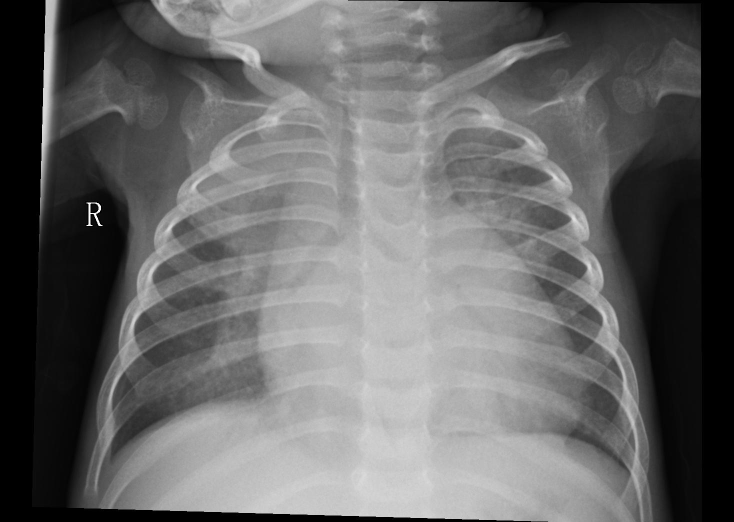
#> input picture chest_xray/chest_xray/train/PNEUMONIA/person1040_bacteria_2974.jpeg, 1467 x 1044 px, found by its file name (shown at 1/2 size); the run also reads 1 picture not shown here
$ jupyter execute --allow-errors 'Lucy EDA Notebook.ipynb'   (shell and % lines are left out)   (older library calls are emulated)
#> lines starting #> are read from the running program, lines starting #| are printed output that depends on the picture
# PNEUMONIA DETECTION USING CHEST X-RAY IMAGES

## Problem Statement

Pneumonia is a respiratory disease that causes inflammation in one or both lungs, resulting in symptoms such as cough, fever, and difficulty breathing. Early detection of pneumonia is essential for effective treatment and improved patient outcomes. It accounts for more than 15% of deaths in children under the age of five years. Therefore, early diagnosis and management can play a pivotal role in preventing the disease from becoming fatal.

In acute respiratory diseases, human lungs are made up of small sacs called alveoli, which are normally in the air in healthy individuals. However, in pneumonia, these alveoli get filled with fluid or "pus." One of the major steps in phenomena detection and treatment is obtaining the chest X-ray (CXR). Physicians use this X-ray image to diagnose or monitor treatment for pneumonia conditions. This type of chest X-ray is also used in the diagnosis of diseases like emphysema, lung cancer, line and tube placement, and tuberculosis.

Moreover, there is significant variability in the way chest X-ray images are acquired and processed, which can impact the quality and consistency of the images. This variability can make it challenging to develop robust algorithms that can accurately identify pneumonia in all types of images. Hence, there is a need to develop robust, data-driven algorithms that are trained on large, high-quality datasets and validated using a range of imaging techniques and expert radiological analysis.

## Main Objectives
1.	Research, design, and implement advanced algorithms for the accurate detection of pneumonia in chest X-ray images.
2.	Construct a robust binary classifier capable of distinguishing between normal and pneumonia cases in chest X-ray images.
3.	Integrate the developed pneumonia detection algorithms into an automated diagnostic tool for chest X-ray images.
4.	Improve the efficiency and precision of pneumonia diagnosis by deploying the automated diagnostic tool.

## Specific Objective
The goal of this project is to develop an automated system for detecting and classifying pneumonia in medical images.
Design and implement a robust deep learning algorithm, for detecting and classifying pneumonia in chest X-ray images.

## Data Understanding

The dataset, sourced from Kaggle and accessible at https://www.kaggle.com/datasets/paultimothymooney/chest-xray-pneumonia/data , is organized into three main folders: train, test, and val. Each folder includes subfolders representing two distinct image categories: Pneumonia and Normal. The dataset comprises a total of 5,856 chest X-ray images in JPEG format. These images, employing the anterior-posterior technique, originate from retrospective cohorts of pediatric patients aged one to five years at the Guangzhou Women and Children’s Medical Center in Guangzhou, China. The inclusion of these chest X-ray images in the dataset was part of routine clinical care for pediatric patients.

Ensuring dataset quality, an initial screening process eliminated low-quality or unreadable scans to minimize errors. Two expert physicians then meticulously graded the diagnoses associated with the images, deeming them suitable for training the AI system only after this rigorous evaluation. To further mitigate potential grading errors, an additional layer of scrutiny was applied to the evaluation set. This involved examination by a third expert, providing an extra level of assurance to the accuracy of the diagnoses. This comprehensive approach to quality control and grading establishes a robust foundation for the analysis of chest X-ray images, enhancing the reliability of the AI system trained on this dataset.

### Importing libraries

[cell 1]
# Import libraries
import os
from os import listdir, makedirs, getcwd, remove
from os.path import isfile, join, abspath, exists, isdir, expanduser
import opendatasets as od

import warnings
warnings.filterwarnings('ignore', category=FutureWarning)
import random
from pathlib import Path #to be able to use functions using path
from collections import Counter

# Data science tools
import pandas as pd # data processing
import numpy as np # linear algebra

# Tensorflow for GPU
import tensorflow as tf
from tensorflow.compat.v1 import Session, ConfigProto, set_random_seed
from tensorflow.python.client import device_lib

# Keras library for Modeling
import keras
from keras.models import Sequential, Model
from keras.applications.vgg16 import VGG16, preprocess_input
from keras.layers import Conv2D, MaxPool2D, MaxPooling2D, Dense, Flatten, Dropout, BatchNormalization
from keras.preprocessing.image import ImageDataGenerator, load_img, img_to_array
from keras.callbacks import ReduceLROnPlateau
from keras.applications.inception_v3 import InceptionV3
from tensorflow.keras.constraints import max_norm
#import tensorflow.contrib.keras as keras
from keras import backend as K

# OpenCV
import cv2

# Resize images
from skimage.io import imread
from skimage.transform import resize

# Scikit-learn library
from sklearn.metrics import classification_report, confusion_matrix
from sklearn.preprocessing import LabelEncoder

# Visualizations
from PIL import Image
import imgaug as aug
import imgaug.augmenters as iaa
import matplotlib.pyplot as plt
import matplotlib.image as mimg # images
import seaborn as sns
import plotly.express as px

### Loading Data

The initial step involves loading the dataset of chest X-ray images, each labelled with annotations indicating the presence of pneumonia or normal conditions. Following this, we standardise the size of all images to ensure uniformity.

[cell 2]
labels = ['PNEUMONIA', 'NORMAL']

# Define the data directories
data_folder = os.path.abspath(r"C:\Users\Mollean\Documents\Moringa\Phase_5\Final\Phase-5-Project\chest_xray\chest_xray")
train_data_folder = os.path.join(data_folder, 'train')
val_data_folder = os.path.join(data_folder, 'val')
test_data_folder = os.path.join(data_folder, 'test')

# Function to load and display a sample of images
def load_and_display_sample_images(folder, sample_size=5):
#> called with sample_size = 4
    fig, axes = plt.subplots(1, sample_size, figsize=(15, 3))

    # Display samples for each subfolder
    subfolders = os.listdir(folder)
    for i in range(sample_size):
        random_subfolder = random.choice(subfolders)
        random_image_index = random.randint(0, len(os.listdir(os.path.join(folder, random_subfolder))) - 1)
        random_image_path = os.path.join(folder, random_subfolder, os.listdir(os.path.join(folder, random_subfolder))[random_image_index])
        sample_image = cv2.imread(random_image_path, cv2.IMREAD_GRAYSCALE)
#> sample_image is the input picture: shape (1044, 1467); min 0, max 255, mean 102.6

        axes[i].imshow(sample_image, cmap='gray')
        axes[i].set_title(f"Subfolder: {random_subfolder}")
        axes[i].axis('off')

    plt.show()
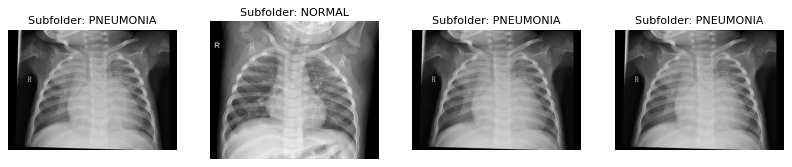
#> figure drawn by matplotlib, 4 panels

# Load and display a sample of images for each folder
load_and_display_sample_images(train_data_folder, sample_size=4)
#> (the rest of this cell did not finish here and is left out)

load_and_display_sample_images(test_data_folder, sample_size=4)

We then determine the quantity of images in the training, testing and validation sets.

[cell 3]
def count_files(folder):
    count = 0
    for root, dirs, files in os.walk(folder):
        count += len(files)
    return count

# Count files in each folder
train_count = count_files(train_data_folder)
val_count = count_files(val_data_folder)
test_count = count_files(test_data_folder)

print(f"Number of files in train folder: {train_count}")
print(f"Number of files in val folder: {val_count}")
print(f"Number of files in test folder: {test_count}")

We check and print the count of files in the different sub-folders corresponding to the specified labels for the training, validation, and test sets.

[cell 4]
def count_files_in_subfolders(folder):
    subfolder_counts = {}

    for root, dirs, files in os.walk(folder):
        subfolder_name = os.path.relpath(root, folder)
        subfolder_counts[subfolder_name] = len(files)

    return subfolder_counts

# Count files in each subfolder of train folder
train_subfolder_counts = count_files_in_subfolders(train_data_folder)
print("Number of files in each subfolder of train folder:")
for subfolder, count in train_subfolder_counts.items():
    print(f"{subfolder}: {count}")

# Count files in each subfolder of val folder
val_subfolder_counts = count_files_in_subfolders(val_data_folder)
print("\nNumber of files in each subfolder of val folder:")
for subfolder, count in val_subfolder_counts.items():
    print(f"{subfolder}: {count}")

# Count files in each subfolder of test folder
test_subfolder_counts = count_files_in_subfolders(test_data_folder)
print("\nNumber of files in each subfolder of test folder:")
for subfolder, count in test_subfolder_counts.items():
    print(f"{subfolder}: {count}")

### Data Inspection

Then we validate for corrupt files: It is crucial to identify and eliminate corrupt images as they can lead to errors during the model training or introduce biases.

[cell 5]
def find_corrupt_files(folder):
    corrupt_files = []

    for root, dirs, files in os.walk(folder):
        for file in files:
            file_path = os.path.join(root, file)
            try:
                _ = cv2.imread(file_path, cv2.IMREAD_GRAYSCALE)
            except (cv2.error, Exception):
                corrupt_files.append(file_path)

    return corrupt_files

# Find and print corrupt files in the train folder
corrupt_files_train = find_corrupt_files(train_data_folder)

# Find and print corrupt files in the val folder
corrupt_files_val = find_corrupt_files(val_data_folder)

# Find and print corrupt files in the test folder
corrupt_files_test = find_corrupt_files(test_data_folder)

# Print count of corrupt files in each folder
print(f"Number of corrupt files in train folder: {len(corrupt_files_train)}")
print(f"Number of corrupt files in val folder: {len(corrupt_files_val)}")
print(f"Number of corrupt files in test folder: {len(corrupt_files_test)}")

# Print a statement if no corrupt files are found
if not corrupt_files_train and not corrupt_files_val and not corrupt_files_test:
    print("No corrupt files found.")

The above is further supported by the examination of the datasets by the experts as highlighted under the section on Data Understanding

### Data Cleaning
Detecting whether an image is blurred based on the variance of the Laplacian. This is a common technique to identify blurred images in image processing applications.

[cell 6]
def check_image_quality(folder, quality_threshold):
    low_quality_images = []

    for root, dirs, files in os.walk(folder):
        for file in files:
            file_path = os.path.join(root, file)
            try:
                image = cv2.imread(file_path, cv2.IMREAD_GRAYSCALE)
                if cv2.Laplacian(image, cv2.CV_64F).var() < quality_threshold:
                    low_quality_images.append(file_path)
            except (cv2.error, Exception):
                pass

    return low_quality_images

# Set the quality threshold (adjust as needed)
quality_threshold = 100

# Check and print low-quality images in the train folder
low_quality_images_train = check_image_quality(train_data_folder, quality_threshold)
print(f"Low-quality images in train folder: {low_quality_images_train}")

# Check and print low-quality images in the val folder
low_quality_images_val = check_image_quality(val_data_folder, quality_threshold)
print(f"Low-quality images in val folder: {low_quality_images_val}")

# Check and print low-quality images in the test folder
low_quality_images_test = check_image_quality(test_data_folder, quality_threshold)
print(f"Low-quality images in test folder: {low_quality_images_test}")

# Print count of low-quality images in each folder
print(f"Number of low-quality images in train folder: {len(low_quality_images_train)}")
print(f"Number of low-quality images in val folder: {len(low_quality_images_val)}")
print(f"Number of low-quality images in test folder: {len(low_quality_images_test)}")

# Print a statement if no low-quality images are found
if not low_quality_images_train and not low_quality_images_val and not low_quality_images_test:
    print("No low-quality images found.")

* Number of low-quality images in train folder: 1671
* Number of low-quality images in val folder: 1
* Number of low-quality images in test folder: 263

The data output indicates a notable presence of low-quality images. Subsequently, we undertake a detailed examination of specific quality issues to enhance resolution.

[cell 7]
# [21 lines left out: functions check_blur, check_contrast, check_noise, check_resolution, not called in this run]

# Load an example image
image_path = r"C:\Users\Mollean\Documents\Moringa\Phase_5\Final\Phase-5-Project\chest_xray\chest_xray\train\PNEUMONIA\person309_virus_632.jpeg"

original_image = cv2.imread(image_path, cv2.IMREAD_COLOR)

# Convert the image to grayscale for some metrics
#> (the rest of this cell did not finish here and is left out)

The output values from the quality checks provide information about certain characteristics of the image:

1. **Blur Score (226.37):** This score is obtained using the Laplacian variance method. Higher values generally indicate more sharpness in the image. In this case, a score of 226.37 is reasonable, suggesting that the image is not excessively blurry.

2. **Contrast Score (250):** This score is based on the spread of the image histogram. A higher contrast score indicates a greater range of pixel intensities, implying good contrast in the image. A score of 250 is relatively high and suggests good contrast.

3. **Noise Score (3563.32):** This score represents the variance of pixel intensity, which is used to measure noise. Higher values can indicate more noise. In this case, 3563.32 is relatively high, suggesting the presence of some noise in the image.

4. **Image Resolution (736, 1128):** The resolution is given by the height and width of the image in pixels. In this case, the image has a resolution of 736 pixels in height and 1128 pixels in width.

In summary:
- The blur and contrast scores seem reasonable and indicate a reasonably sharp and well-contrasted image.
- The noise score is relatively high, suggesting the presence of some noise. Depending on the context and specific requirements, this level of noise may or may not be acceptable.
- The image resolution is 736x1128 pixels, providing information about the size of the image

[cell 8]
def check_blur(image):
    # Use Laplacian variance to measure image blur
    laplacian_var = cv2.Laplacian(image, cv2.CV_64F).var()
    return laplacian_var

def check_contrast(image):
    # Calculate the image histogram
    hist = cv2.calcHist([image], [0], None, [256], [0, 256])
    # Calculate the spread of the histogram
    spread = np.sum(hist > 0)
    return spread

def check_noise(image):
    # Use variance of pixel intensity to measure noise
    noise_var = np.var(image)
    return noise_var

def check_resolution(image):
    # Get image dimensions
    height, width = image.shape[:2]
    return height, width

# Load an example image
image_path = r"C:\Users\Mollean\Documents\Moringa\Phase_5\Final\Phase-5-Project\chest_xray\chest_xray\train\NORMAL\IM-0235-0001.jpeg"
original_image = cv2.imread(image_path, cv2.IMREAD_COLOR)

# Convert the image to grayscale for some metrics
#> (the rest of this cell did not finish here and is left out)

Here's an analysis of the quality scores for the provided image:

1. **Blur Score (77.91):** The blur score is relatively low, indicating a less sharper image.Reduced numerical values indicate increased blurriness, a factor that may be undesirable depending on the specific context.

2. **Contrast Score (256):** The contrast score is relatively high, suggesting a good range of pixel intensities and strong contrast in the image. A higher contrast score is generally considered favorable.

3. **Noise Score (4093.45):** The noise score is relatively high, indicating the presence of some noise in the image. Depending on the application, this level of noise may or may not be acceptable.

4. **Image Resolution (1500x1816):** The image has a resolution of 1500 pixels in height and 1816 pixels in width. This provides information about the size of the image.

In summary:
- The image exhibits a lack of sharpness, correlating with a low blur score.
- It has strong contrast, as indicated by the high contrast score.
- There is some level of noise present, as suggested by the noise score.
- The resolution is 1500x1816 pixels, indicating a moderately high-resolution image.

Upon reviewing the outcomes for the two images, it is evident that the primary concerns pertain to image size, noise, and blurriness. To address these issues, we intend to standardize the image resolution and subsequently minimize both noise and blurriness.

###### Image Quality Threshold
There is no one size fits all solution and for our model we adjusted these thresholds based on the requirements of our image classification task.
1. Blur score: A blur score below 100 indicates significant blurring.
2. Contrast score: A contrast score below 100 suggests low contrast.
3. Noise score: A noise score above 1000 may indicate a noisy image.
4. Resolution threshold:Medical imaging applications require higher standards for image quality.

### Data Preparation & Pre-processing:

Data augmentation techniques serve the purpose of artificially increasing the diversity of a dataset by applying various transformations to the existing data. In the context of image data, augmentation involves creating new images by making slight modifications to the original ones. The primary purposes of augmentation techniques are: increased diversity, improved robustness, reduced over-fitting, better generalisations and enhanced training efficiency.

[cell 9]
# Function to reduce bluriness
def reduce_blur(image, kernel_size=(5, 5)):
    return cv2.GaussianBlur(image, kernel_size, 0)

# Function to reduce noise
def reduce_noise(image):
    return cv2.fastNlMeansDenoising(image, None, h=10, searchWindowSize=21, templateWindowSize=7)

# Function to resize images
def resize_image(image, target_size=(224, 224)):
    return cv2.resize(image, target_size, interpolation=cv2.INTER_AREA)

# Load an example image
image_path = r"C:\Users\Mollean\Documents\Moringa\Phase_5\Final\Phase-5-Project\chest_xray\chest_xray\train\NORMAL\IM-0235-0001.jpeg"
original_image = cv2.imread(image_path, cv2.IMREAD_COLOR)

# Convert the image to grayscale for processing
#> (the rest of this cell did not finish here and is left out)

# EDA

[cell 10]
# Specify the path to the dataset
data_path = r"C:\Users\Mollean\Documents\Moringa\Phase_5\Final\Phase-5-Project\chest_xray\chest_xray"

# Create lists to store file paths and labels
file_paths = []
labels = []

# Iterate through the dataset and collect file paths and labels
for label in ['NORMAL', 'PNEUMONIA']:
    folder_path = os.path.join(data_path, 'train', label)
    file_paths.extend([os.path.join(folder_path, file) for file in os.listdir(folder_path)])
    labels.extend([label] * len(os.listdir(folder_path)))

# Create a DataFrame
df = pd.DataFrame({'File Path': file_paths, 'Label': labels})

df

### Basic Statistics

[cell 11]
# Display basic statistics
print(df.head())
print(df.info())
print(df['Label'].value_counts())

### Class Distribution Visualization

[cell 12]
# Visualize class distribution
sns.countplot(x='Label', data=df)
plt.title('Class Distribution')
plt.show()
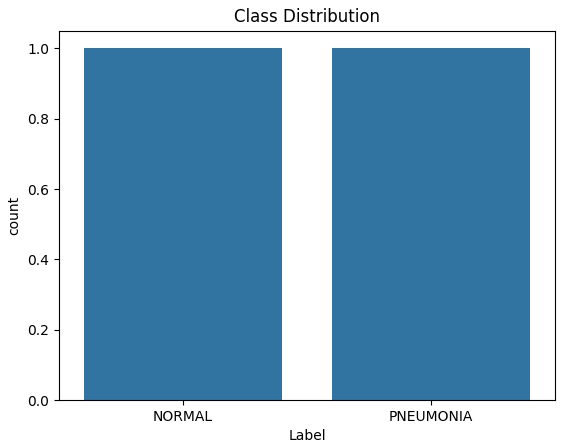
#> figure drawn by matplotlib, 1 panel

### Image Dimensions

[cell 13]
# Get image dimensions
valid_dimensions = []
invalid_files = []

for file_path in df['File Path']:
    try:
        img = Image.open(file_path)
        dimensions = np.array(img).shape
#> (the rest of the program and of its run is left out)
